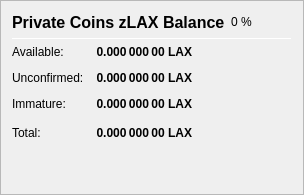
                   <widget class="QFrame" name="frame_ZerocoinBalances">
                    <property name="frameShape">
                     <enum>QFrame::StyledPanel</enum>
                    </property>
                    <property name="frameShadow">
                     <enum>QFrame::Raised</enum>
                    </property>
                    <layout class="QVBoxLayout" name="verticalLayout_7">
                     <item>
                      <layout class="QHBoxLayout" name="horizontalLayout_8" stretch="0,0,0">
                       <item>
                        <widget class="QLabel" name="label_5z_3">
                         <property name="minimumSize">
                          <size>
                           <width>0</width>
                           <height>20</height>
                          </size>
                         </property>
                         <property name="font">
                          <font>
                           <pointsize>12</pointsize>
                           <weight>75</weight>
                           <bold>true</bold>
                          </font>
                         </property>
                         <property name="text">
                          <string>Private Coins zLAX Balance</string>
                         </property>
                        </widget>
                       </item>
                       <item>
                        <widget class="QLabel" name="labelzLAXPercent">
                         <property name="text">
                          <string notr="true">0 %</string>
                         </property>
                        </widget>
                       </item>
                       <item>
                        <spacer name="horizontalSpacer_11">
                         <property name="orientation">
                          <enum>Qt::Horizontal</enum>
                         </property>
                         <property name="sizeHint" stdset="0">
                          <size>
                           <width>40</width>
                           <height>20</height>
                          </size>
                         </property>
                        </spacer>
                       </item>
                      </layout>
                     </item>
                     <item>
                      <widget class="Line" name="line_ZerocoinBalance">
                       <property name="minimumSize">
                        <size>
                         <width>0</width>
                         <height>1</height>
                        </size>
                       </property>
                       <property name="maximumSize">
                        <size>
                         <width>16777215</width>
                         <height>1</height>
                        </size>
                       </property>
                       <property name="orientation">
                        <enum>Qt::Horizontal</enum>
                       </property>
                      </widget>
                     </item>
                     <item>
                      <layout class="QGridLayout" name="gridLayout_5">
                       <property name="spacing">
                        <number>12</number>
                       </property>
                       <item row="1" column="0">
                        <widget class="QLabel" name="labelzBalanceMatureText">
                         <property name="toolTip">
                          <string>Mature: more than 20 confirmation and more than 3 mints of the same denomination after it was minted.
These zLAX are spendable.</string>
                         </property>
                         <property name="text">
                          <string>Available:</string>
                         </property>
                        </widget>
                       </item>
                       <item row="1" column="1">
                        <widget class="QLabel" name="labelzBalanceMature">
                         <property name="font">
                          <font>
                           <weight>75</weight>
                           <bold>true</bold>
                          </font>
                         </property>
                         <property name="toolTip">
                          <string>Mature: more than 20 confirmation and more than 3 mints of the same denomination after it was minted.
These zLAX are spendable.</string>
                         </property>
                         <property name="text">
                          <string notr="true">0.000 000 00 LAX</string>
                         </property>
                         <property name="alignment">
                          <set>Qt::AlignRight|Qt::AlignTrailing|Qt::AlignVCenter</set>
                         </property>
                        </widget>
                       </item>
                       <item row="2" column="0">
                        <widget class="QLabel" name="labelzBalanceUnconfirmedText">
                         <property name="toolTip">
                          <string>Unconfirmed: less than 20 confirmations
Immature: confirmed, but less than 3 mints of the same denomination after it was minted</string>
                         </property>
                         <property name="text">
                          <string>Unconfirmed:</string>
                         </property>
                        </widget>
                       </item>
                       <item row="2" column="1">
                        <widget class="QLabel" name="labelzBalanceUnconfirmed">
                         <property name="font">
                          <font>
                           <weight>75</weight>
                           <bold>true</bold>
                          </font>
                         </property>
                         <property name="toolTip">
                          <string>Unconfirmed: less than 20 confirmations
Immature: confirmed, but less than 3 mints of the same denomination after it was minted</string>
                         </property>
                         <property name="text">
                          <string notr="true">0.000 000 00 LAX</string>
                         </property>
                         <property name="alignment">
                          <set>Qt::AlignRight|Qt::AlignTrailing|Qt::AlignVCenter</set>
                         </property>
                        </widget>
                       </item>
                       <item row="3" column="0">
                        <widget class="QLabel" name="labelzBalanceImmatureText">
                         <property name="toolTip">
                          <string>Unconfirmed: less than 20 confirmations
Immature: confirmed, but less than 3 mints of the same denomination after it was minted</string>
                         </property>
                         <property name="text">
                          <string>Immature:</string>
                         </property>
                        </widget>
                       </item>
                       <item row="3" column="1">
                        <widget class="QLabel" name="labelzBalanceImmature">
                         <property name="font">
                          <font>
                           <weight>75</weight>
                           <bold>true</bold>
                          </font>
                         </property>
                         <property name="toolTip">
                          <string>Unconfirmed: less than 20 confirmations
Immature: confirmed, but less than 3 mints of the same denomination after it was minted</string>
                         </property>
                         <property name="text">
                          <string notr="true">0.000 000 00 LAX</string>
                         </property>
                         <property name="alignment">
                          <set>Qt::AlignRight|Qt::AlignTrailing|Qt::AlignVCenter</set>
                         </property>
                        </widget>
                       </item>
                       <item row="4" column="0">
                        <widget class="QLabel" name="labelzBalanceText">
                         <property name="toolTip">
                          <string>Your current zLAX balance, unconfirmed and immature zLAX included.</string>
                         </property>
                         <property name="text">
                          <string>Total:</string>
                         </property>
                        </widget>
                       </item>
                       <item row="4" column="1">
                        <widget class="QLabel" name="labelzBalance">
                         <property name="font">
                          <font>
                           <weight>75</weight>
                           <bold>true</bold>
                          </font>
                         </property>
                         <property name="cursor">
                          <cursorShape>IBeamCursor</cursorShape>
                         </property>
                         <property name="toolTip">
                          <string>Your current zLAX balance, unconfirmed and immature zLAX included.</string>
                         </property>
                         <property name="text">
                          <string notr="true">0.000 000 00 LAX</string>
                         </property>
                         <property name="alignment">
                          <set>Qt::AlignRight|Qt::AlignTrailing|Qt::AlignVCenter</set>
                         </property>
                         <property name="textInteractionFlags">
                          <set>Qt::LinksAccessibleByMouse|Qt::TextSelectableByKeyboard|Qt::TextSelectableByMouse</set>
                         </property>
                        </widget>
                       </item>
                       <item row="4" column="2">
                        <spacer name="horizontalSpacer_4">
                         <property name="orientation">
                          <enum>Qt::Horizontal</enum>
                         </property>
                         <property name="sizeHint" stdset="0">
                          <size>
                           <width>40</width>
                           <height>20</height>
                          </size>
                         </property>
                        </spacer>
                       </item>
                      </layout>
                     </item>
                     <item>
                      <spacer name="verticalSpacer_4">
                       <property name="orientation">
                        <enum>Qt::Vertical</enum>
                       </property>
                       <property name="sizeHint" stdset="0">
                        <size>
                         <width>20</width>
                         <height>40</height>
                        </size>
                       </property>
                      </spacer>
                     </item>
                    </layout>
                   </widget>
